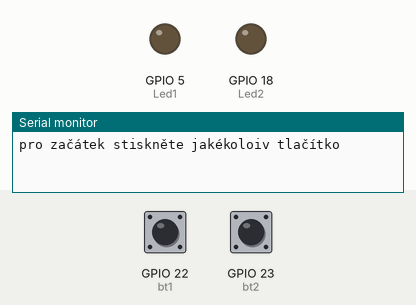
Simulated run of this sketch. Board: ESP32. Parts: output pins drawn as LEDs (lit = HIGH), the last lines printed to the serial monitor. Inputs (shaded band) come from the test bench; at power-on: GPIO 22 (bt1) HIGH, GPIO 23 (bt2) HIGH. Random numbers use the default seed unless the sketch sets one.

Above: at 1.2 s.
1.3 s: GPIO 22 (bt1) pulled LOW for 0.15 s
At 1.7 s:
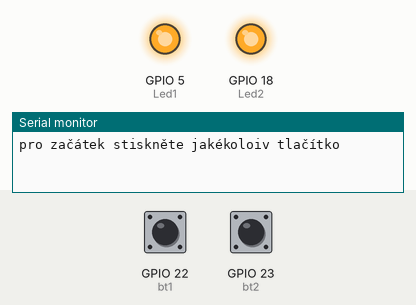
4.4 s: GPIO 22 (bt1) pulled LOW for 1 s
At 6.7 s:
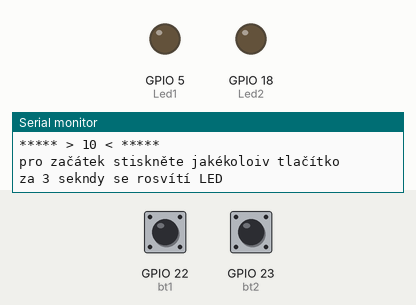
8.4 s: GPIO 23 (bt2) pulled LOW for 0.15 s
At 8.9 s:
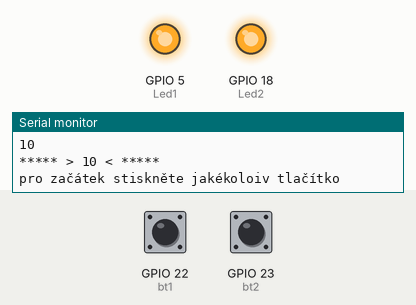
11.5 s: GPIO 23 (bt2) pulled LOW for 1 s
At 16.3 s:
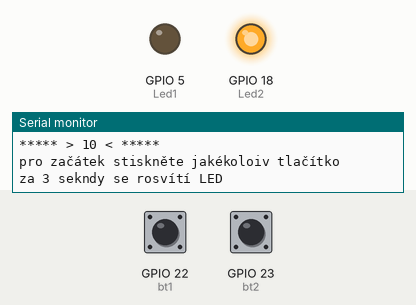
Timing chart, 0 to 16.5 s (numbered marks = the images above; inputs shaded):
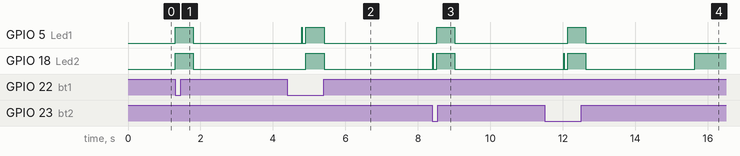

Measured:
- after the input at 1.3 s, GPIO 5 (Led1), GPIO 18 (Led2): LOW → HIGH at once, → LOW 0.50 s later
- after the input at 4.4 s, GPIO 18 (Led2): LOW → HIGH after 0.51 s, → LOW 0.50 s later
- after the input at 8.4 s, GPIO 5 (Led1): LOW → HIGH after 0.12 s, → LOW 0.50 s later
- after the input at 11.5 s, GPIO 5 (Led1): LOW → HIGH after 0.63 s, → LOW 0.50 s later

The sketch:

ReactionTimeGame.ino
```cpp
int Led1 = 5;
int Led2 = 18;
int bt1 = 22;
int bt2 = 23;
int val1 = 0;
int val2 = 0;
int tim = 0;
int pb = 0;

void setup() {
  // put your setup code here, to run once:
  randomSeed(analogRead(34));
  Serial.begin(115200);
  pinMode(Led1, OUTPUT);
  pinMode(Led2, OUTPUT);
  pinMode(bt1, INPUT_PULLUP);
  pinMode(bt2, INPUT_PULLUP);
}

void loop() {
  // put your main code here, to run repeatedly:
  Serial.print("pro začátek stiskněte jakékoloiv tlačítko");
  Serial.print("\n");
  while (true){
    val1 = digitalRead(bt1);
    val2 = digitalRead(bt2);
    if (val1 == 0){
      digitalWrite(Led1, HIGH);
      digitalWrite(Led2, HIGH);
      delay(500);
      digitalWrite(Led1, LOW);
      digitalWrite(Led2, LOW);
      val1 =1;
      break;
    }
    if (val2 == 0){
      digitalWrite(Led2, HIGH);
      digitalWrite(Led1, HIGH);
      delay(500);
      digitalWrite(Led1, LOW);
      digitalWrite(Led2, LOW);
      val1 =1;
      break;
    }
  }
  int rd = random(1,3);
  Serial.print("za 3 sekndy se rosvítí LED");
  Serial.print("\n");
  delay(3000);
  if (rd == 1){
    while (true) {
    val1 = digitalRead(bt1);
    digitalWrite(Led1, HIGH);
    tim = tim + 10;
    delay(10);
    if (val1 == 0){
      digitalWrite(Led1, LOW);
      val1 =0;
      break;
      }
    }
  }
  if (rd == 2){
    while (true) {
    val2 = digitalRead(bt2);
    digitalWrite(Led2, HIGH);
    tim = tim + 10;
    delay(10);
    if (val2 == 0){
      digitalWrite(Led2, LOW);
      val2 = 0;
      break;
      }
    }
  }
  if (pb > tim){
    pb = tim;
  }
  if (pb == 0){
    pb = tim;
  }
  Serial.print(tim);
  Serial.print("\n");
  Serial.print("***** > ");
  Serial.print(pb);
  Serial.print(" < *****");
  Serial.print("\n");
  delay(100);
  tim = 0;
  rd = 0;
}
```
